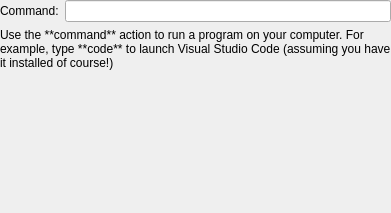
<?xml version="1.0" encoding="UTF-8"?>
<ui version="4.0">
 <class>action_command</class>
 <widget class="QWidget" name="action_command">
  <property name="geometry">
   <rect>
    <x>0</x>
    <y>0</y>
    <width>391</width>
    <height>213</height>
   </rect>
  </property>
  <property name="windowTitle">
   <string>Form</string>
  </property>
  <layout class="QVBoxLayout" name="verticalLayout">
   <property name="leftMargin">
    <number>0</number>
   </property>
   <property name="topMargin">
    <number>0</number>
   </property>
   <property name="rightMargin">
    <number>0</number>
   </property>
   <property name="bottomMargin">
    <number>0</number>
   </property>
   <item>
    <layout class="QFormLayout" name="formLayout">
     <property name="horizontalSpacing">
      <number>6</number>
     </property>
     <item row="0" column="0">
      <widget class="QLabel" name="label">
       <property name="text">
        <string>Command:</string>
       </property>
      </widget>
     </item>
     <item row="0" column="1">
      <widget class="QLineEdit" name="command"/>
     </item>
     <item row="1" column="0" colspan="2">
      <widget class="QLabel" name="label_2">
       <property name="sizePolicy">
        <sizepolicy hsizetype="Preferred" vsizetype="Preferred">
         <horstretch>0</horstretch>
         <verstretch>0</verstretch>
        </sizepolicy>
       </property>
       <property name="text">
        <string>Use the **command** action to run a program on your computer. For example, type **code** to launch Visual Studio Code (assuming you have it installed of course!)</string>
       </property>
       <property name="textFormat">
        <enum>Qt::MarkdownText</enum>
       </property>
       <property name="alignment">
        <set>Qt::AlignLeading|Qt::AlignLeft|Qt::AlignTop</set>
       </property>
       <property name="wordWrap">
        <bool>true</bool>
       </property>
      </widget>
     </item>
    </layout>
   </item>
  </layout>
 </widget>
 <resources/>
 <connections/>
</ui>
